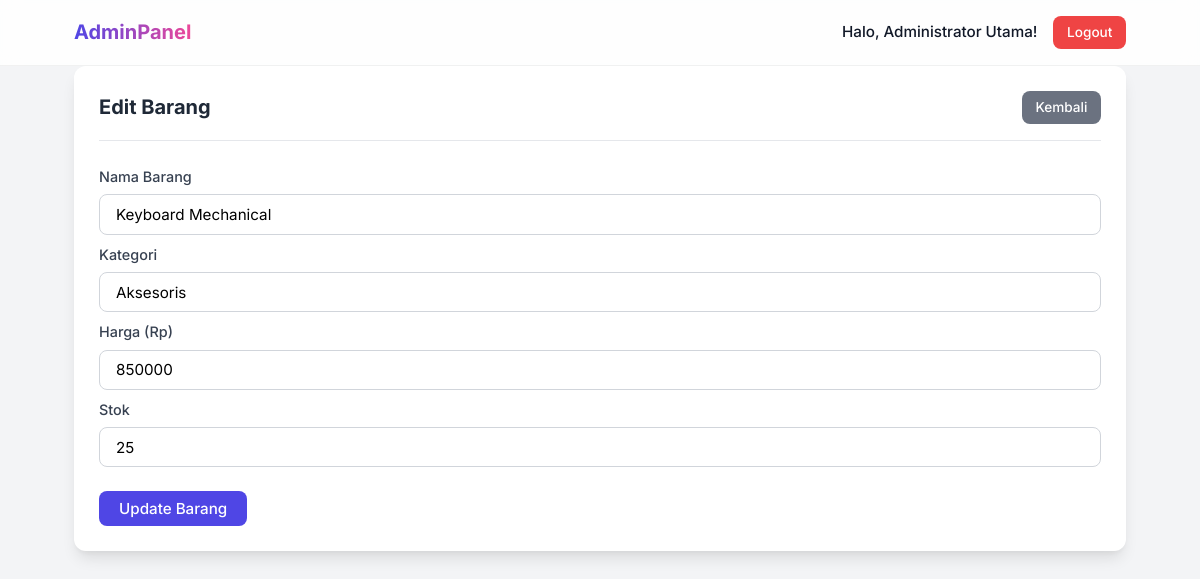
Screenshot of /admin/dashboard.php?act=edit&id=2 (signed in) with the database file from the repository.
### tables this page shows
CREATE TABLE IF NOT EXISTS `barang` (
  `id` int(11) NOT NULL AUTO_INCREMENT,
  `nama_barang` varchar(100) NOT NULL,
  `kategori` varchar(50) NOT NULL,
  `harga` int(11) NOT NULL,
  `stok` int(11) NOT NULL,
  `dibuat_pada` timestamp NOT NULL DEFAULT current_timestamp(),
  PRIMARY KEY (`id`)
);

### admin/dashboard.php (the view, shortened to what this page needs)
<?php
require '../cofig/koneksi.php';
$act = isset($_GET['act']) ? $_GET['act'] : '';
?>
<!DOCTYPE html>
<html lang="id">
<head>
    <link rel="stylesheet" href="../asset/style.css">
</head>
<body class="bg-light font-inter">
    <nav class="navbar glass-nav">
        <div class="container nav-content">
            <h1 class="brand-title">AdminPanel</h1>
            <div class="user-menu">
                <span>Halo, <?= htmlspecialchars($_SESSION['nama_lengkap']) ?>!</span>
                <a href="../logout.php" class="btn btn-danger btn-sm">Logout</a>
            </div>
        </div>
    </nav>
    <div class="container mt-4 slide-up">
        <?php if ($act == 'tambah'): ?>
            <div class="card glass-card">
                <div class="card-header">
                    <h2>Tambah Barang Baru</h2>
                    <a href="dashboard.php" class="btn btn-secondary btn-sm">Kembali</a>
                </div>
                <div class="card-body mt-2">
                    <form action="" method="post">
                        <div class="form-group">
                            <label>Nama Barang</label>
                            <input type="text" name="nama_barang" class="form-control" required>
                        </div>
                        <div class="form-group mt-2">
                            <label>Kategori</label>
                            <input type="text" name="kategori" class="form-control" required>
                        </div>
                        <div class="form-group mt-2">
                            <label>Harga (Rp)</label>
                            <input type="number" name="harga" class="form-control" required>
                        </div>
                        <div class="form-group mt-2">
                            <label>Stok</label>
                            <input type="number" name="stok" class="form-control" required>
                        </div>
                        <div class="mt-4">
                            <button type="submit" name="tambah" class="btn btn-primary">Simpan Barang</button>
                        </div>
                    </form>
                </div>
            </div>
        <?php elseif ($act == 'edit'):
            $id = (int)$_GET['id'];
            $data = mysqli_query($koneksi, "SELECT * FROM barang WHERE id = $id");
            $row = mysqli_fetch_assoc($data);
        ?>
            <div class="card glass-card">
                <div class="card-header">
                    <h2>Edit Barang</h2>
                    <a href="dashboard.php" class="btn btn-secondary btn-sm">Kembali</a>
                </div>
                <div class="card-body mt-2">
                    <form action="" method="post">
                        <div class="form-group">
                            <label>Nama Barang</label>
                            <input type="text" name="nama_barang" class="form-control" value="<?= htmlspecialchars($row['nama_barang']) ?>" required>
                        </div>
                        <div class="form-group mt-2">
                            <label>Kategori</label>
                            <input type="text" name="kategori" class="form-control" value="<?= htmlspecialchars($row['kategori']) ?>" required>
                        </div>
                        <div class="form-group mt-2">
                            <label>Harga (Rp)</label>
                            <input type="number" name="harga" class="form-control" value="<?= $row['harga'] ?>" required>
                        </div>
                        <div class="form-group mt-2">
                            <label>Stok</label>
                            <input type="number" name="stok" class="form-control" value="<?= $row['stok'] ?>" required>
                        </div>
                        <div class="mt-4">
                            <button type="submit" name="edit" class="btn btn-primary">Update Barang</button>
                        </div>
                    </form>
                </div>
            </div>
        <?php endif; ?>
    </div>
</body>
</html>

### asset/style.css (style rules this page uses)
:root { --primary: #4F46E5; --primary-hover: #4338CA; --secondary: #6B7280; --success: #10B981; --danger: #EF4444; --danger-hover: #DC2626; --warning: #F59E0B; --warning-hover: #D97706; --info: #3B82F6; --dark: #111827; --light: #F3F4F6; --white: #FFFFFF; --glass-bg: rgba(255, 255, 255, 0.7); --glass-border: rgba(255, 255, 255, 0.18); --shadow: 0 4px 6px -1px rgba(0, 0, 0, 0.1), 0 2px 4px -1px rgba(0, 0, 0, 0.06); --shadow-lg: 0 10px 15px -3px rgba(0, 0, 0, 0.1), 0 4px 6px -2px rgba(0, 0, 0, 0.05); --radius: 0.75rem; --transition: all 0.3s ease; }
* { margin: 0; padding: 0; box-sizing: border-box; }
body { background-color: var(--light); color: var(--dark); line-height: 1.6; }
.font-inter { font-family: 'Inter', sans-serif; }
.bg-light { background-color: var(--light); }
.glass-card { background: var(--glass-bg); backdrop-filter: blur(16px); -webkit-backdrop-filter: blur(16px); border: 1px solid var(--glass-border); border-radius: var(--radius); box-shadow: var(--shadow-lg); }
.glass-nav { background: rgba(255, 255, 255, 0.85); backdrop-filter: blur(10px); border-bottom: 1px solid rgba(0,0,0,0.05); position: sticky; top: 0; z-index: 100; }
.slide-up { animation: slideUp 0.5s ease-out forwards; }
.form-label, label { display: block; margin-bottom: 0.4rem; font-weight: 500; font-size: 0.9rem; color: #374151; }
.form-control { width: 100%; padding: 0.6rem 1rem; border: 1px solid #D1D5DB; border-radius: 0.5rem; font-family: inherit; font-size: 0.95rem; transition: var(--transition); background-color: var(--white); }
.mt-2 { margin-top: 0.5rem; }
.mt-4 { margin-top: 1.5rem; }
.btn { display: inline-block; padding: 0.5rem 1.25rem; font-weight: 500; text-align: center; border: none; border-radius: 0.5rem; cursor: pointer; font-family: inherit; font-size: 0.95rem; transition: var(--transition); text-decoration: none; }
.btn-sm { padding: 0.35rem 0.85rem; font-size: 0.85rem; }
.btn-primary { background-color: var(--primary); color: var(--white); }
.btn-danger { background-color: var(--danger); color: var(--white); }
.btn-secondary { background-color: var(--secondary); color: white; }
.navbar { padding: 1rem 0; }
.nav-content { display: flex; justify-content: space-between; align-items: center; }
.brand-title { font-size: 1.25rem; font-weight: 700; background: linear-gradient(90deg, #4F46E5, #ec4899); -webkit-background-clip: text; -webkit-text-fill-color: transparent; }
.user-menu { display: flex; align-items: center; gap: 1rem; font-weight: 500; font-size: 0.95rem; }
.container { width: 100%; max-width: 1100px; margin: 0 auto; padding: 0 1.5rem; }
.card { background: var(--white); border-radius: var(--radius); padding: 1.5rem; margin-bottom: 2rem; }
.card-header { display: flex; justify-content: space-between; align-items: center; margin-bottom: 1.5rem; border-bottom: 1px solid #E5E7EB; padding-bottom: 1rem; }
.card-header h2 { font-size: 1.25rem; color: #1F2937; }

### rows the page displays
barang: nama_barang "Keyboard Mechanical", kategori "Aksesoris", harga "850000", stok "25"

### other values shown
$_SESSION['nama_lengkap'] "Administrator Utama"
